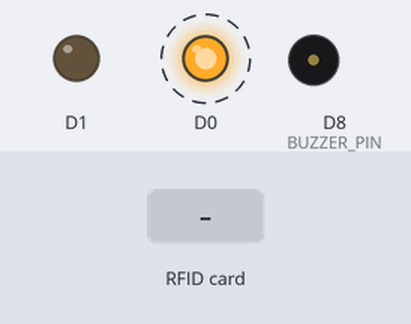
A sketch run on a simulated ESP8266 (NodeMCU). On the bench: output pins drawn as LEDs (lit = HIGH), buzzer (waves = sounding). Dashed ring = blinking. Inputs (shaded band) come from the test bench. WiFi joins after 1.5 s; servers stay silent unless stated; the local clock reads 2024-03-15 10:24:30 at power-on unless the sketch sets it; the Firebase database answers and starts empty; what the sketch prints to the serial monitor is not drawn.

Above: at 3.56 s.
3.8 s: RFID card 5E 7A 19 C4 held to the reader
At 4.58 s:
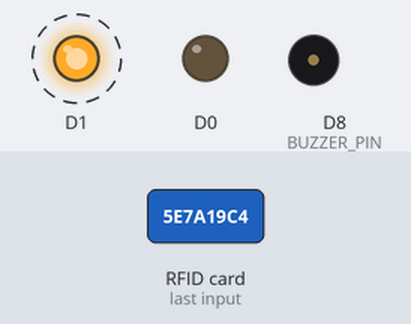
At 7.9 s:
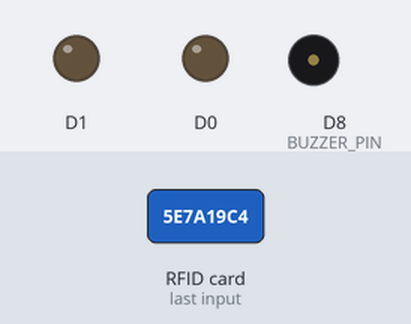
Timing chart, 0 to 8.2 s (numbered marks = the images above; inputs shaded):
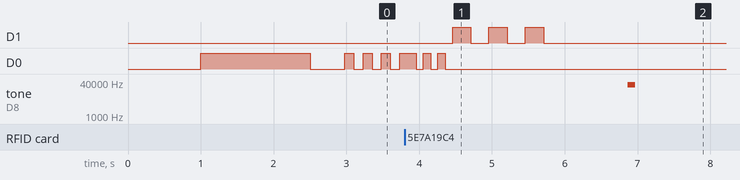

Measured:
- after the input at 3.8 s, D1: alternates HIGH for 0.25 s and LOW for 0.25 s, 6 changes in all, then stays LOW, starting after 0.66 s; tone on D8 (BUZZER_PIN): silent → 30000 Hz after 3.1 s, → silent 0.10 s later
- by itself, D0: alternates HIGH for 0.10 s and LOW for 0.10 s, 5 changes in all, then stays LOW

The sketch:

absensi1.ino
```cpp
#include <ESP8266WiFi.h>
#include <Time.h>
#include <FirebaseArduino.h>
#include "MFRC522.h"

#define FIREBASE_HOST "absensi-a3df8.firebaseio.com"
#define FIREBASE_AUTH "BwYOAy3krYttDE2xCzPljobtQlCWk1qoeQpKZUHd"

int timezone = 7;
int dst = 0;

const char* ssid     = "TFHM";
const char* password = "12345678T";
const int BUZZER_PIN = D8;

//const int buzzer = 5;
#define RST_PIN D4
#define SS_PIN  D2
MFRC522 mfrc522(SS_PIN, RST_PIN);   // Create MFRC522 instance
int getHari,getBulan,getTanggal,getWaktu,getTahun,getX;

boolean reconnect() {
  digitalWrite(D0, HIGH);
  WiFi.begin(ssid, password);
  int retry = 51;
  while (WiFi.status() != WL_CONNECTED) {
    if (retry > 50) {
      Serial.println("");
      Serial.printf("Trying connect to %s", ssid);
      retry = 0;
    }
    delay(500);
    Serial.print(".");
    retry++;
  }
  Serial.println("");
  Serial.println("WiFi connected");
  Serial.print("IP address: ");
  Serial.println(WiFi.localIP());
  digitalWrite(D0, LOW);
  configTime(timezone * 3600, 0, "pool.ntp.org", "time.nist.gov");
  Firebase.begin(FIREBASE_HOST, FIREBASE_AUTH);
}

void setbaca(){
  Firebase.setInt("baca_rfid",1);
  if (Firebase.failed()) {
        Serial.print("setting /message failed:");
        Serial.println(Firebase.error());
        return;
   }
}
void jumlahHadir(int n){
  int jml = Firebase.getInt("jumlah");
  Firebase.setInt("jumlah",jml+n);
}
void cekstatusNya(String a, String b, String c){
  int cek = Firebase.getInt("rfid_list/"+a+"/status");
  if(cek == 0){
    statusNya(a,1);
    jumlahHadir(1);
    absenMasuk(a,b,c);
  }
  if(cek == 1){
    statusNya(a,0);
    jumlahHadir(-1);
    absenPulang(a,b,c);
  }

}
void statusNya(String cardid, int statusnya){
  Firebase.setInt("rfid_list/"+cardid+"/status",statusnya);
  if (Firebase.failed()) {
        Serial.print("Gagal set status!!!");
        bunyiBeep(2,50000);
        Serial.println(Firebase.error());
        return;
   }
}
void absenMasuk(String a, String b, String c){
  Firebase.setString("absensi/"+a+"/"+b, c);
  if (Firebase.failed()) {
        Serial.print("Gagal masuk!!!");
        bunyiBeep(2,50000);
        Serial.println(Firebase.error());
        return;
   }
   bunyiBeep(1,30000);
}

void absenPulang(String a, String b, String c){
  Firebase.setString("pulang/"+a+"/"+b, c);
  if (Firebase.failed()) {
        Serial.print("Gagal pulang!!!");
        bunyiBeep(2,50000);
        Serial.println(Firebase.error());
        return;
  }
  bunyiBeep(1,20000);
}

String sentFirebase(unsigned long cardUID) {
  String aa = String(cardUID);
  Firebase.setString("notifikasi",aa);
  time_t now = time(nullptr);
  Serial.println(ctime(&now));
  String tm = ctime(&now);
  getHari = tm.indexOf(' ');
  getBulan = tm.indexOf(' ', getHari + 1);
  getTanggal = tm.indexOf(' ',getBulan + 1);
  getWaktu = tm.indexOf(' ', getTanggal + 1);
  getTahun = tm.indexOf(' ', getWaktu + 1);
  getX = tm.indexOf(' ', getTahun+1);
  String hari = tm.substring(0,getHari);
  String bulan = tm.substring(getHari+1,getBulan);
  String bb = tm.substring(getBulan+1,getTanggal);
  String tanggal = tm.substring(getTanggal+1,getWaktu);
  String waktu = String(tm.substring(getWaktu+1,getTahun));
  String tahun = String(tm.substring(getTahun+1));
  String hr;
  if(hari == "Sat"){hr="Sabtu";}
  else if(hari == "Sun"){hr="Minggu";}
  else if(hari == "Mon"){hr="Senin";}
  else if(hari == "Tue"){hr="Selasa";}
  else if(hari == "Wed"){hr="Rabu";}
  else if(hari == "Thu"){hr="Kamis";}
  else {hr="Jumat";}
  Serial.println("Hari: "+String(getHari)+" = "+ hr+"\nTanggal: "+String(getTanggal)+" = "+tanggal+"\nJam: "+String(getWaktu)+" = "+waktu+"\nBulan: "+String(getBulan)+" = "+bulan+"\nTahun: "+String(getTahun)+" = "+tahun);
  cekstatusNya(aa,hr,tm);
  setbaca();
  delay(1000);
}

void setup() {
  pinMode(D0, OUTPUT);
  pinMode(D1, OUTPUT);
  pinMode(BUZZER_PIN, OUTPUT);
  Serial.begin(115200);
  Serial.println("");
  delay(1000);
  reconnect();
  SPI.begin();        // Init SPI bus
  mfrc522.PCD_Init(); // Init MFRC522 card
  mfrc522.PCD_SetAntennaGain(mfrc522.RxGain_max);
}

unsigned long getCardUID() {
  if ( !mfrc522.PICC_ReadCardSerial()) {
    return -1;
  }
  unsigned long hex_num;
  hex_num =  mfrc522.uid.uidByte[0] << 24;
  hex_num += mfrc522.uid.uidByte[1] << 16;
  hex_num += mfrc522.uid.uidByte[2] <<  8;
  hex_num += mfrc522.uid.uidByte[3];
  mfrc522.PICC_HaltA(); // Stop reading
  return hex_num;
}
int wait = 51;
void loop() {
  if (WiFi.status() != WL_CONNECTED)
    reconnect();
  if (wait > 50) {
    Firebase.setInt("baca_rfid",0);
    Firebase.setString("notifikasi","");
    Serial.println("");
    Serial.print("Wait for new Card");
    wait = 0;
  }
  Serial.print(".");
  wait++;
  if (wait % 2 == 0)
    digitalWrite(D0, HIGH);
  else
    digitalWrite(D0, LOW);
  // Look for new cards
  if ( ! mfrc522.PICC_IsNewCardPresent()) {
    delay(100);
    return;
  }
  unsigned long cardUID = getCardUID();
  for (int i = 0; i < 3; i++) {
    digitalWrite(D0, HIGH);
    delay(100);
    digitalWrite(D0, LOW);
    delay(100);
  }
  if (cardUID == -1) {
    Serial.println("Failed to get UID");
    return;
  }
  Serial.printf("\nCard UID is %u\n", cardUID);
  for (int i = 0; i < 3; i++) {
    digitalWrite(D1, HIGH);
    delay(250);
    digitalWrite(D1, LOW);
    delay(250);
  }
  sentFirebase(cardUID);
  wait = 51;
}
void bunyiBeep(int n, int t) {
for (int i = 0; i < n; i++) {
 tone(BUZZER_PIN,t);
 delay(100);
 noTone(BUZZER_PIN);
 delay(100);
}
}
```
